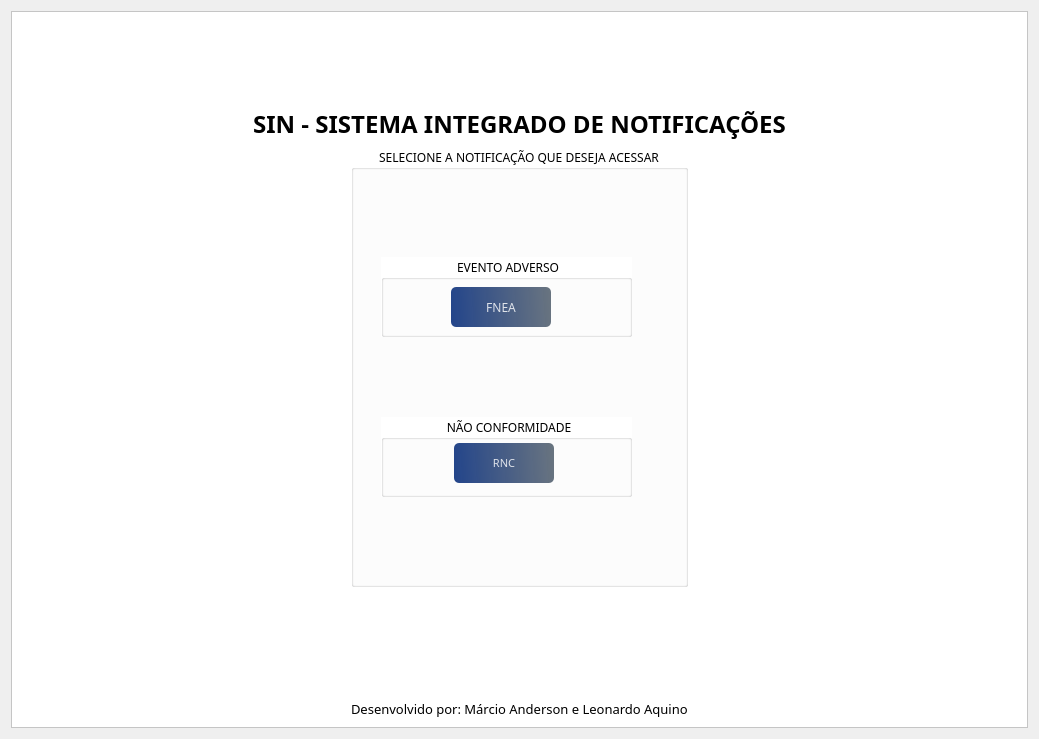
     <widget class="QWidget" name="page">
      <layout class="QGridLayout" name="gridLayout">
       <item row="0" column="0">
        <widget class="QFrame" name="frame">
         <property name="styleSheet">
          <string notr="true">background-color: rgb(255, 255, 255);</string>
         </property>
         <property name="frameShape">
          <enum>QFrame::StyledPanel</enum>
         </property>
         <property name="frameShadow">
          <enum>QFrame::Raised</enum>
         </property>
         <layout class="QGridLayout" name="gridLayout_6">
          <item row="0" column="0" colspan="3">
           <layout class="QVBoxLayout" name="verticalLayout_13">
            <item>
             <widget class="QLabel" name="label_4">
              <property name="minimumSize">
               <size>
                <width>210</width>
                <height>80</height>
               </size>
              </property>
              <property name="styleSheet">
               <string notr="true">image: url(:/Imagem/Logo SIN.png);</string>
              </property>
              <property name="text">
               <string/>
              </property>
             </widget>
            </item>
            <item>
             <widget class="QLabel" name="label">
              <property name="font">
               <font>
                <family>Reem Kufi</family>
                <pointsize>18</pointsize>
                <bold>true</bold>
               </font>
              </property>
              <property name="text">
               <string>SIN - SISTEMA INTEGRADO DE NOTIFICAÇÕES</string>
              </property>
              <property name="alignment">
               <set>Qt::AlignCenter</set>
              </property>
             </widget>
            </item>
           </layout>
          </item>
          <item row="1" column="1" rowspan="2">
           <widget class="QGroupBox" name="groupBox">
            <property name="minimumSize">
             <size>
              <width>290</width>
              <height>440</height>
             </size>
            </property>
            <property name="font">
             <font>
              <family>Reem Kufi</family>
             </font>
            </property>
            <property name="title">
             <string>SELECIONE A NOTIFICAÇÃO QUE DESEJA ACESSAR</string>
            </property>
            <property name="alignment">
             <set>Qt::AlignCenter</set>
            </property>
            <widget class="QGroupBox" name="groupBox_2">
             <property name="geometry">
              <rect>
               <x>30</x>
               <y>110</y>
               <width>251</width>
               <height>80</height>
              </rect>
             </property>
             <property name="font">
              <font>
               <family>Reem Kufi</family>
              </font>
             </property>
             <property name="title">
              <string> EVENTO ADVERSO</string>
             </property>
             <property name="alignment">
              <set>Qt::AlignCenter</set>
             </property>
             <widget class="QPushButton" name="btn_fnea">
              <property name="geometry">
               <rect>
                <x>70</x>
                <y>30</y>
                <width>100</width>
                <height>40</height>
               </rect>
              </property>
              <property name="minimumSize">
               <size>
                <width>100</width>
                <height>40</height>
               </size>
              </property>
              <property name="maximumSize">
               <size>
                <width>80</width>
                <height>30</height>
               </size>
              </property>
              <property name="font">
               <font>
                <family>Reem Kufi</family>
                <bold>false</bold>
               </font>
              </property>
              <property name="toolTip">
               <string>&lt;html&gt;&lt;head/&gt;&lt;body&gt;&lt;p align=&quot;center&quot;&gt;&lt;span style=&quot; font-size:7pt;&quot;&gt;GERENCIAMENTO DE INFORMAÇÕES&lt;/span&gt;&lt;/p&gt;&lt;/body&gt;&lt;/html&gt;</string>
              </property>
              <property name="statusTip">
               <string/>
              </property>
              <property name="styleSheet">
               <string notr="true">QPushButton#btn_fnea{
	background-color: qlineargradient(spread:pad, x1:0, y1:0.505682, x2:1, y2:0.477, stop:0 rgba(0, 39,119, 219), stop:1 rgba(85, 98, 112, 226));
	color:rgba(255, 255, 255, 210);
	border-radius: 5px;
}
QPushButton#btn_fnea:hover{
	background-color: qlineargradient(spread:pad, x1:0, y1:0.505682,x2:1,y2:0.477, stop:0 rgba(150, 123, 111, 219), stop:1 rgba(85, 81, 84, 226));
}
QPushButton#btn_fnea:pressed{
	padding-left:5px;
	padding -top:5px;
	background-color:rgba(150, 123, 111, 255);
}</string>
              </property>
              <property name="text">
               <string extracomment="Dashboard">FNEA</string>
              </property>
              <property name="icon">
               <iconset resource="../FNEA/image/Icones/Outros.qrc">
                <normaloff>:/Imagem/dashboard (1).png</normaloff>:/Imagem/dashboard (1).png</iconset>
              </property>
              <property name="iconSize">
               <size>
                <width>24</width>
                <height>24</height>
               </size>
              </property>
             </widget>
            </widget>
            <widget class="QGroupBox" name="groupBox_3">
             <property name="geometry">
              <rect>
               <x>30</x>
               <y>270</y>
               <width>251</width>
               <height>80</height>
              </rect>
             </property>
             <property name="font">
              <font>
               <family>Reem Kufi</family>
              </font>
             </property>
             <property name="title">
              <string> NÃO CONFORMIDADE</string>
             </property>
             <property name="alignment">
              <set>Qt::AlignCenter</set>
             </property>
             <widget class="QPushButton" name="btn_rnc">
              <property name="geometry">
               <rect>
                <x>73</x>
                <y>26</y>
                <width>100</width>
                <height>40</height>
               </rect>
              </property>
              <property name="minimumSize">
               <size>
                <width>100</width>
                <height>40</height>
               </size>
              </property>
              <property name="maximumSize">
               <size>
                <width>80</width>
                <height>30</height>
               </size>
              </property>
              <property name="font">
               <font>
                <family>Reem Kufi</family>
                <pointsize>8</pointsize>
                <bold>false</bold>
               </font>
              </property>
              <property name="toolTip">
               <string>&lt;html&gt;&lt;head/&gt;&lt;body&gt;&lt;p align=&quot;center&quot;&gt;&lt;span style=&quot; font-size:7pt;&quot;&gt;FORMULÁRIO DE NOTIFICAÇÃO&lt;/span&gt;&lt;/p&gt;&lt;/body&gt;&lt;/html&gt;</string>
              </property>
              <property name="styleSheet">
               <string notr="true">QPushButton#btn_rnc{
	background-color: qlineargradient(spread:pad, x1:0, y1:0.505682, x2:1, y2:0.477, stop:0 rgba(0, 39,119, 219), stop:1 rgba(85, 98, 112, 226));
	color:rgba(255, 255, 255, 210);
	border-radius: 5px;
}
QPushButton#btn_rnc:hover{
	background-color: qlineargradient(spread:pad, x1:0, y1:0.505682,x2:1,y2:0.477, stop:0 rgba(150, 123, 111, 219), stop:1 rgba(85, 81, 84, 226));
}
QPushButton#btn_rnc:pressed{
	padding-left:5px;
	padding -top:5px;
	background-color:rgba(150, 123, 111, 255);
}</string>
              </property>
              <property name="text">
               <string>RNC</string>
              </property>
              <property name="icon">
               <iconset resource="../FNEA/image/Icones/Outros.qrc">
                <normaloff>:/Imagem/prancheta.png</normaloff>:/Imagem/prancheta.png</iconset>
              </property>
              <property name="iconSize">
               <size>
                <width>24</width>
                <height>24</height>
               </size>
              </property>
             </widget>
            </widget>
           </widget>
          </item>
          <item row="1" column="2">
           <spacer name="horizontalSpacer_2">
            <property name="orientation">
             <enum>Qt::Horizontal</enum>
            </property>
            <property name="sizeHint" stdset="0">
             <size>
              <width>324</width>
              <height>20</height>
             </size>
            </property>
           </spacer>
          </item>
          <item row="2" column="0">
           <spacer name="horizontalSpacer">
            <property name="orientation">
             <enum>Qt::Horizontal</enum>
            </property>
            <property name="sizeHint" stdset="0">
             <size>
              <width>324</width>
              <height>20</height>
             </size>
            </property>
           </spacer>
          </item>
          <item row="3" column="1">
           <spacer name="verticalSpacer_2">
            <property name="orientation">
             <enum>Qt::Vertical</enum>
            </property>
            <property name="sizeHint" stdset="0">
             <size>
              <width>20</width>
              <height>107</height>
             </size>
            </property>
           </spacer>
          </item>
          <item row="4" column="1">
           <widget class="QLabel" name="label_5">
            <property name="font">
             <font>
              <family>Reem Kufi</family>
              <pointsize>10</pointsize>
             </font>
            </property>
            <property name="text">
             <string>Desenvolvido por: Márcio Anderson e Leonardo Aquino</string>
            </property>
           </widget>
          </item>
         </layout>
        </widget>
       </item>
      </layout>
     </widget>
